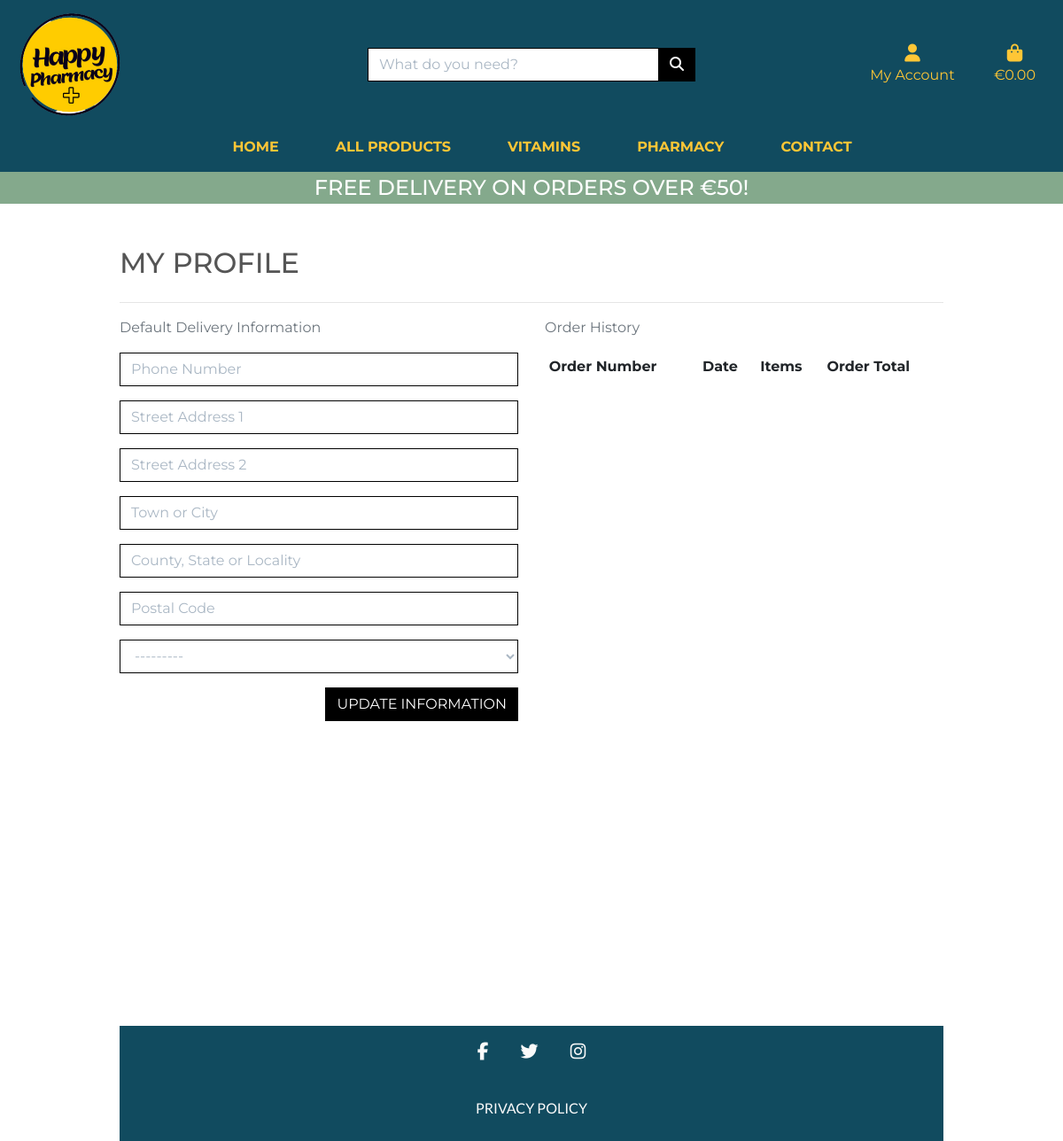
/profile/ (signed in), run on an earlier commit of the app's database.
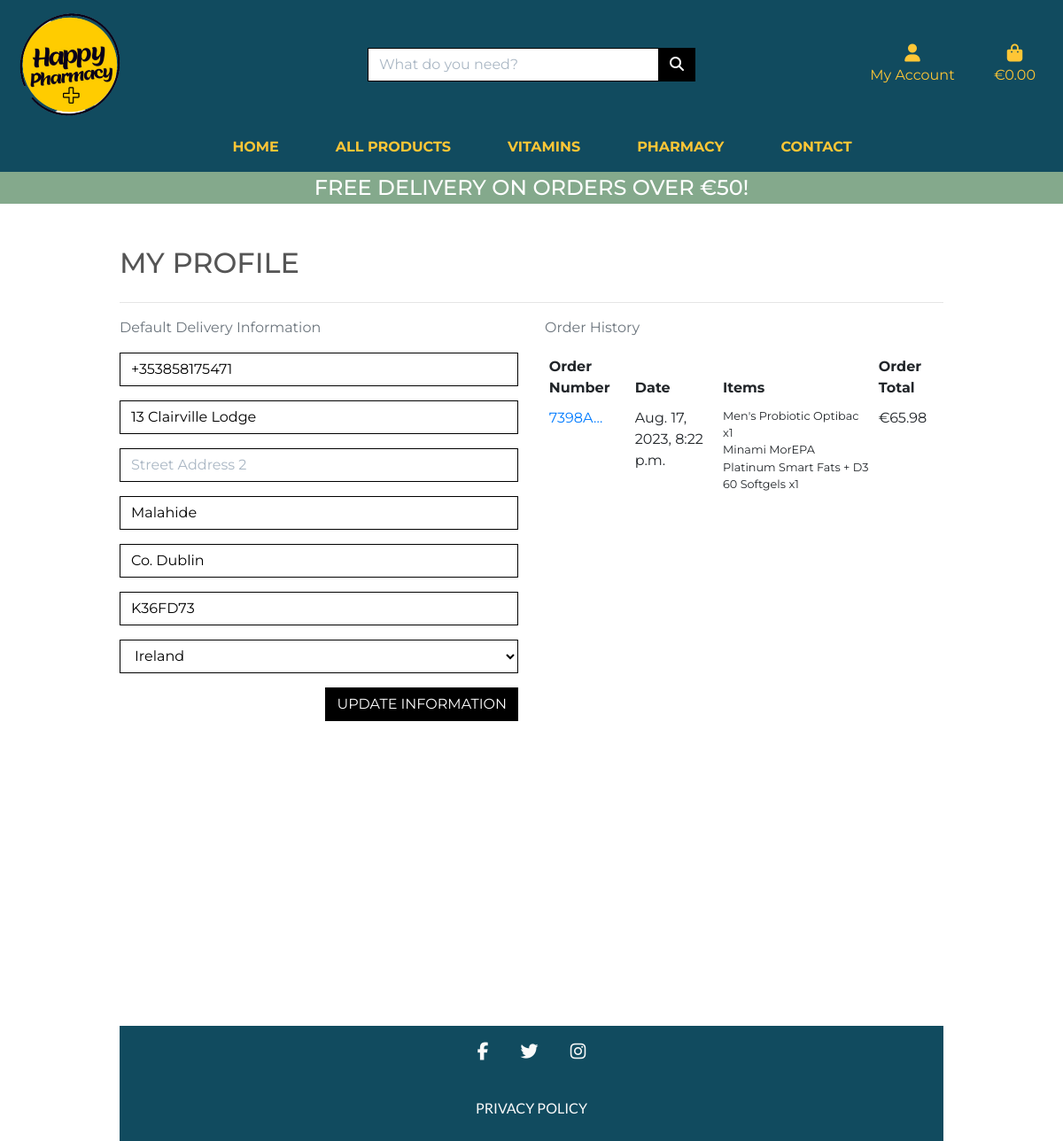
And on a later commit of the database.
### profiles/models.py (models this page shows, shortened)
class UserProfile(models.Model):
    user = models.OneToOneField(User, on_delete=models.CASCADE)
    default_phone_number = models.CharField(
        max_length=20, null=True, blank=True)
    default_street_address1 = models.CharField(
        max_length=80, null=True, blank=True)
    default_street_address2 = models.CharField(
        max_length=80, null=True, blank=True)
    default_town_or_city = models.CharField(
        max_length=40, null=True, blank=True)
    default_county = models.CharField(max_length=80, null=True, blank=True)
    default_postcode = models.CharField(max_length=20, null=True, blank=True)
    default_country = CountryField(
        blank_label='Country', null=True, blank=True)

### checkout/models.py (models this page shows, shortened)
class Order(models.Model):
    order_number = models.CharField(max_length=32, null=False, editable=False)
    user_profile = models.ForeignKey(
        UserProfile,
        on_delete=models.SET_NULL,
        null=True,
        blank=True,
        related_name='orders')
    full_name = models.CharField(max_length=50, null=False, blank=False)
    email = models.EmailField(max_length=254, null=False, blank=False)
    phone_number = models.CharField(max_length=20, null=False, blank=False)
    country = CountryField(blank_label='Country *', null=False, blank=False)
    postcode = models.CharField(max_length=20, null=True, blank=True)
    town_or_city = models.CharField(max_length=40, null=False, blank=False)
    street_address1 = models.CharField(max_length=80, null=False, blank=False)
    street_address2 = models.CharField(max_length=80, null=True, blank=True)
    county = models.CharField(max_length=80, null=True, blank=True)
    date = models.DateTimeField(auto_now_add=True)
    delivery_cost = models.DecimalField(
        max_digits=6, decimal_places=2, null=False, default=0)
    order_total = models.DecimalField(
        max_digits=10,
        decimal_places=2,
        null=False,
        default=0)
    grand_total = models.DecimalField(
        max_digits=10,
        decimal_places=2,
        null=False,
        default=0)

class OrderLineItem(models.Model):
    order = models.ForeignKey(
        Order,
        null=False,
        blank=False,
        on_delete=models.CASCADE,
        related_name='lineitems')
    product = models.ForeignKey(
        Product,
        null=False,
        blank=False,
        on_delete=models.CASCADE)
    product_size = models.CharField(
        max_length=2,
        null=True,
        blank=True)  # XS, S, M, L, XL
    quantity = models.IntegerField(null=False, blank=False, default=0)
    lineitem_total = models.DecimalField(
        max_digits=6,
        decimal_places=2,
        null=False,
        blank=False,
        editable=False)

### products/models.py (models this page shows, shortened)
class Product(models.Model):
    category = models.ForeignKey(
        'Category',
        null=True,
        blank=True,
        on_delete=models.SET_NULL)
    sku = models.CharField(max_length=254, null=True, blank=True)
    name = models.CharField(max_length=254)
    description = models.TextField()
    ingredients = models.TextField()
    price = models.DecimalField(max_digits=6, decimal_places=2)
    directions = models.TextField()
    rating = models.DecimalField(
        max_digits=6,
        decimal_places=2,
        null=True,
        blank=True)
    image_url = models.URLField(max_length=1024, null=True, blank=True)
    image = models.ImageField(null=True, blank=True)
    stock_level = models.IntegerField(default=10)

### profiles/views.py (the view)
# urls.py: path('profile/', include('profiles.urls')),
@login_required
def profile(request):
    profile = get_object_or_404(UserProfile, user=request.user)
    if request.method == 'POST':
        form = UserProfileForm(request.POST, instance=profile)
        if form.is_valid():
            form.save()
            messages.success(request, 'Profile updated successfully')
        else:
            messages.error(
                request, 'Update failed. Please ensure the form is valid.')
    else:
        form = UserProfileForm(instance=profile)
    orders = profile.orders.all()
    template = 'profiles/profile.html'
    context = {
        'form': form,
        'orders': orders,
        'on_profile_page': True
    }
    return render(request, template, context)

### profiles/templates/profiles/profile.html (shortened to what this page needs)
{% extends "base.html" %}
{% load static %}
{% block extra_css %}
<link rel="stylesheet" href="{% static 'profiles/css/profile.css' %}">
{% endblock %}
{% block content %}
<div class="container">
    <div class="row">
        <div class="col">
            <h2 class="logo-font mb-4 mt-5">My Profile</h2>
            <hr>
        </div>
    </div>
    <div class="row min-height-100">
        <div class="col-12 col-lg-6">
            <p class="text-muted">Default Delivery Information</p>
            <form class="mt-3" action="{% url 'profile' %}" method="POST" id="profile-update-form">
                {{ form|crispy }}
                <button class="btn btn-black rounded-0 text-uppercase float-right mb-5">Update Information</button>
            </form>
        </div>
        <div class="col-12 col-lg-6">
            <p class="text-muted">Order History</p>
            <div class="order-history table-responsive">
                <table class="table table-sm table-borderless">
                    <thead>
                        <tr>
                            <th>Order Number</th>
                            <th>Date</th>
                            <th>Items</th>
                            <th>Order Total</th>
                        </tr>
                    </thead>
                    <tbody>
                        {% for order in orders %}
                        <tr>
                            <td>
                                <a href="{% url 'order_history' order.order_number %}" title="{{ order.order_number }}">
                                    {{ order.order_number|truncatechars:6 }}
                                </a>
                            </td>
                            <td>{{ order.date }}</td>
                            <td>
                                <ul class="list-unstyled">
                                    {% for item in order.lineitems.all %}
                                    <li class="small">
                                        {{ item.product.name }} x{{ item.quantity }}
                                    </li>
                                    {% endfor %}
                                </ul>
                            </td>
                            <td>€{{ order.grand_total }}</td>
                        </tr>
                        {% endfor %}
                    </tbody>
                </table>
            </div>
        </div>
    </div>
    {% endblock %}

### templates/base.html (shortened to what this page needs)
{% load static %}
<!doctype html>
<html lang="en">
<head>
    {% block corecss %}
    <link rel="stylesheet" href="https://stackpath.bootstrapcdn.com/bootstrap/4.4.1/css/bootstrap.min.css"
>
    <link rel="stylesheet" href="{% static 'css/base.css' %}">
    {% endblock %}
    {% block extra_css %}
    {% endblock %}
</head>
<body>
    <header class="container-fluid">
        <div id="topnav" class="row bg-blue pt-lg-2 d-none d-lg-flex">
            <div class="col-12 col-lg-4 my-auto py-1 py-lg-0 text-center text-lg-left">
                <a href="{% url 'home' %}">
                    <img id="nav-logo" src="{{ MEDIA_URL }}hplogo.png" alt="The Happy Pharmacy company logo">
                </a>
            </div>
            <div class="col-12 col-lg-4 my-auto py-1 py-lg-0">
                <form method="GET" action="{% url 'products' %}">
                    <div class="input-group w-100">
                        <input id="search-bar-nav" class="form-control border border-black rounded-0" type="text"
                            name="q" placeholder="What do you need?">
                        <div class="input-group-append">
                            <button class="form-control btn btn-black border border-black rounded-0" type="submit"
                                aria-label="search button">
                                <span class="icon">
                                    <i class="fas fa-search"></i>
                                </span>
                            </button>
                        </div>
                    </div>
                </form>
            </div>
            <div class="col-12 col-lg-4 my-auto py-1 py-lg-0">
                <ul class="list-inline list-unstyled text-center text-lg-right my-0">
                    <li class="list-inline-item dropdown">
                        <a class="text-white nav-link" href="#" id="user-options" data-toggle="dropdown"
                            aria-haspopup="true" aria-expanded="false">
                            <div class="text-center">
                                <div><i class="fas fa-user fa-lg"></i></div>
                                <p class="my-0">My Account</p>
                            </div>
                        </a>
                    </li>
                    <li class="list-inline-item">
                        <a class="{% if grand_total %}text-info font-weight-bold{% else %}text-white{% endif %} nav-link"
                            href="{% url 'view_bag' %}">
                            <div class="text-center">
                                <div><i class="fas fa-shopping-bag fa-lg"></i></div>
                                <p class="my-0">
                                    {% if grand_total %}
                                    €{{ grand_total|floatformat:2 }}
                                    {% else %}
                                    €0.00
                                    {% endif %}
                                </p>
                            </div>
                        </a>
                    </li>
                </ul>
            </div>
        </div>
        <div class="row bg-blue">
            <nav class="navbar navbar-expand-lg navbar-light w-100">
                {% include 'includes/main-nav.html' %}
            </nav>
        </div>
        <div id="delivery-banner" class="row text-center">
            <div class="col accent-color text-white">
                <h4 class="logo-font my-1">Free delivery on orders over €{{ free_delivery_threshold }}!</h4>
            </div>
        </div>
    </header>
    {% block content %}
    {% endblock %}
    <footer class="page-footer font-small cyan darken-3">
        <div class="container bg-blue">
            <div class="sm_row">
                <div class="col-md-12 py-2">
                    <div class="mb-2 justify-content-center text-center">
                        <a aria-label="Link opens Facebook in a new tab" class="px-3 fb-ic text-black"
                            href="https://www.facebook.com" target="_blank">
                            <i class="fab fa-facebook-f fa-lg white-text fa-2x"></i>
                        </a>
                        <a aria-label="Link opens Twitter in a new tab" class="px-3 tw-ic text-black"
                            href="https://www.twitter.com" target="_blank">
                            <i class="fab fa-twitter fa-lg white-text fa-2x"></i>
                        </a>
                        <a aria-label="Link opens Instagram in a new tab" class="px-3 ins-ic text-black"
                            href="https://www.instagram.com" target="_blank">
                            <i class="fab fa-instagram fa-lg white-text fa-2x"></i>
                        </a>
                        <br>
                    </div>
                </div>
            </div>
            <div class="row text-center justify-content-center">
                <div class="col-6 py-4">
                    <a id="privacy-link"
                        href="https://www.freeprivacypolicy.com/live/091e8694-05b8-4568-a22c-ddacc5c14df7">Privacy
                        Policy</a>
                </div>
            </div>
        </div>
    </footer>
</body>
</html>

### templates/includes/main-nav.html (shortened to what this page needs)
<div class="collapse navbar-collapse" id="main-nav">
    <ul class="navbar-nav w-auto mx-auto">
        <li class="nav-item dropdown">
            <a class="logo-font font-weight-bold nav-link text-black mr-5" href="{% url 'home' %}">
                Home
              </a>
        </li>
        <li class="nav-item dropdown">
            <a class="logo-font font-weight-bold nav-link text-black mr-5" href="#" id="all-products-link"
                data-toggle="dropdown" aria-haspopup="true" aria-expanded="false">
                All Products
            </a>
        </li>
        <li class="nav-item dropdown">
            <a class="logo-font font-weight-bold nav-link text-black mr-5" href="#" id="vitamins_link"
                data-toggle="dropdown" aria-haspopup="true" aria-expanded="false">
                Vitamins
            </a>
        </li>
        <li class="nav-item dropdown">
            <a class="logo-font font-weight-bold nav-link text-black mr-5" href="#" id="pharmacy_items-link"
                data-toggle="dropdown" aria-haspopup="true" aria-expanded="false">
                Pharmacy
            </a>
        </li>
        <li>
            <a class="logo-font font-weight-bold nav-link text-black" href="{% url 'contact' %}" id="refills-link">
                Contact
            </a>
        </li>
    </ul>
</div>

What changed in the data, as far as the page shows it:
changed UserProfile: default_phone_number (not shown) → "+353858175471"; default_street_address1 (not shown) → "13 Clairville Lodge"; default_town_or_city (not shown) → "Malahide"; default_county (not shown) → "Co. Dublin"; default_postcode (not shown) → "K36FD73"; default_country "---------" → "Ireland"
added Order: order_number "7398A…", date "Aug. 17, 2023, 8:22 p.m.", grand_total "65.98"
added OrderLineItem: product.name "Men's Probiotic Optibac", quantity "1"
added OrderLineItem: product.name "Minami MorEPA Platinum Smart Fats + D3 60 Softgels", quantity "1"
